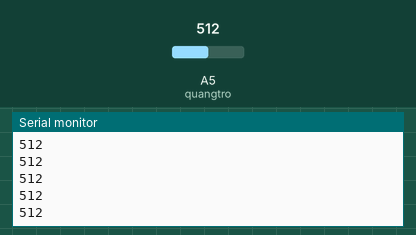
Bench run of a sketch on a simulated Arduino Uno, built with avr-gcc and run on an emulated ATmega328P. Parts: the last lines printed to the serial monitor. The inputs (shaded band) are chosen by the test bench; at power-on: A5 (quangtro) = 512.

Above: at 1.2 s.
1.3 s: A5 (quangtro) set to 716
At 2.2 s:
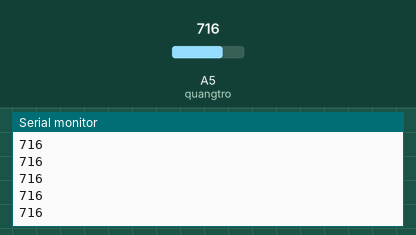
2.8 s: A5 (quangtro) set to 900
At 3.6 s:
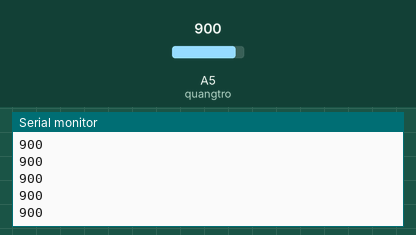
Timing chart, 0 to 5.8 s (numbered marks = the images above; inputs shaded):
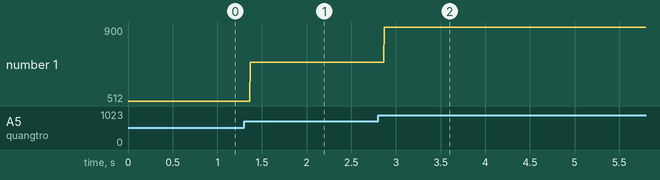

The sketch:

quangtro.ino
```cpp
int quangtro = A5;
void setup() {
  // put your setup code here, to run once:
Serial.begin(9600);

}

void loop() {
  // put your main code here, to run repeatedly:
int value = analogRead(quangtro);
Serial.println(value);
Serial.println();
}
```

Measured:
- after the input at 1.3 s, the serial monitor: prints a new line after 0.07 s (image 1)
- after the input at 2.8 s, the serial monitor: prints a new line after 0.07 s (image 2)
- plotted number 1: 512 → 716 after the input at 1.3 s, 716 → 900 after the input at 2.8 s
